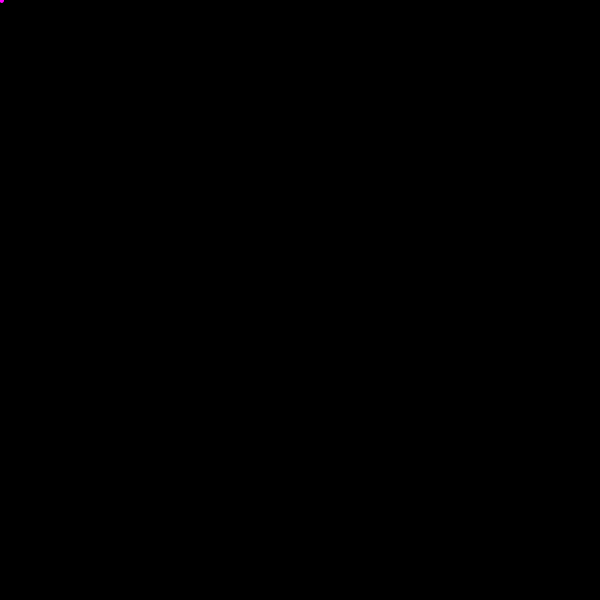
Frame 1 (no input)
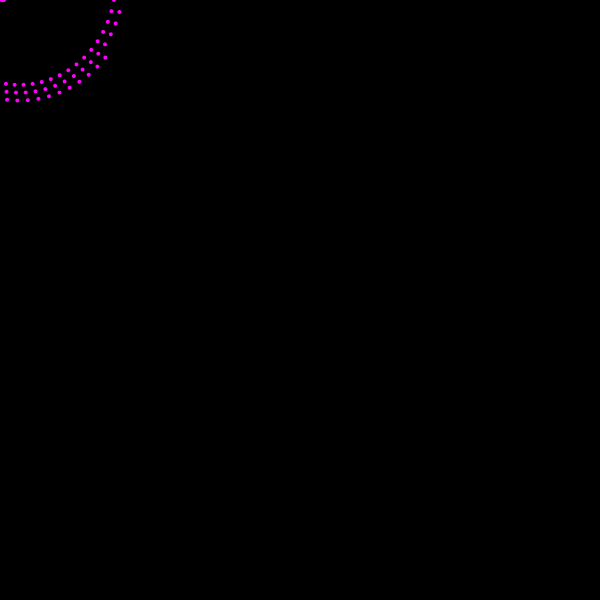
Frame 60 (the mouse pressed at the canvas centre just before this capture)
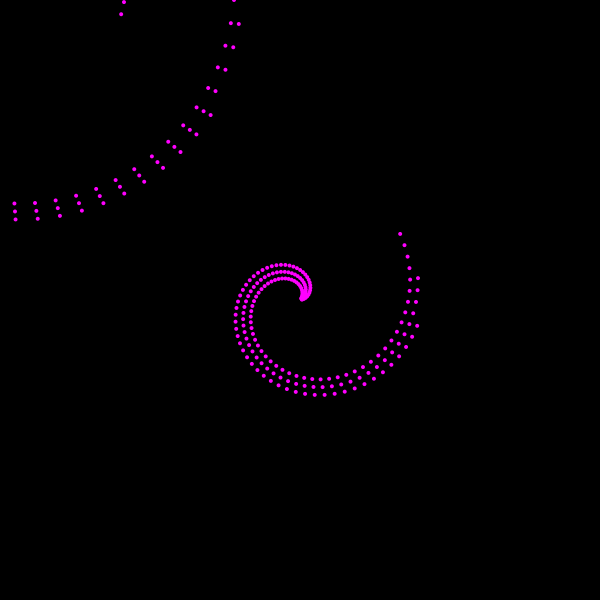
Frame 120 (the mouse held since frame 60 and released just before this capture)

The Processing sketch that drew these frames (run headless with seeded random() and noise(); from frame 60 on, the mouse is pressed at the canvas centre):

// Processing sketch: bullet
// ── bullet.pde
// 可変長配列でパーティクル（寿命でフェード）

// エージェントの位置を覚えておくための配列
FloatList x;
FloatList y;
// 速度用の配列
FloatList vx;
FloatList vy;

void setup() {
  size(600, 600);
  noStroke();

  // 可変長配列を初期化
  x = new FloatList();
  y = new FloatList();
  vx = new FloatList();
  vy = new FloatList();
}

void draw() {
  background(0);

  // 経過時間から発射角度を計算
  float angle = frameCount * 0.1;
  x.append(mouseX);
  y.append(mouseY);
  vx.append(cos(angle) * 2);
  vy.append(sin(angle) * 2);

  // ちょっとずらしてもうひとつ発射
  x.append(mouseX);
  y.append(mouseY);
  vx.append(cos(angle - 0.4) * 2);
  vy.append(sin(angle - 0.4) * 2);

  // もうひとつ発射
  x.append(mouseX);
  y.append(mouseY);
  vx.append(cos(angle + 0.4) * 2);
  vy.append(sin(angle + 0.4) * 2);

  // ループ変数 i を 0 から個数ぶんまで増やしていく
  // ＝すべてのエージェントについて処理する
  for (int i = 0; i < x.size(); i++) {
    // i番目のエージェントの位置をずらす
    x.add(i, vx.get(i));
    y.add(i, vy.get(i));

    fill(255, 0, 255);

    // i番目のエージェントを描く
    ellipse(x.get(i), y.get(i), 4, 4);
  }
  
  // 画面外に消えた粒子を削除する
  for (int i = x.size() - 1; i >= 0; i--) {
    float px = x.get(i);
    float py = y.get(i);

    if (px < 0 || px > width || py < 0 || py > height) {
      x.remove(i);
      y.remove(i);
      vx.remove(i);
      vy.remove(i);
    }
  }
}
